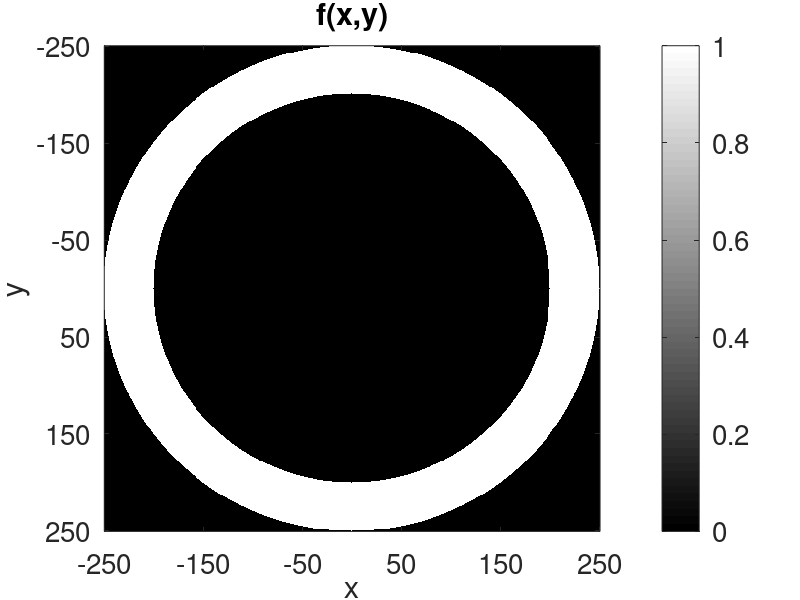
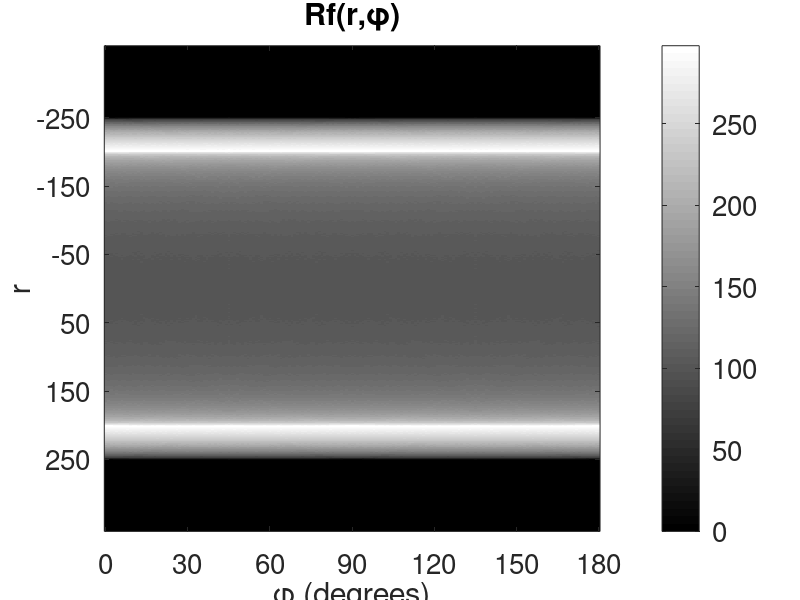

These figures' MATLAB source, in order:
pkg load image

% Create a logical image of a circle with specified
% diameter, center, and image size.
% First create the image.
imageSizeX = 500;
imageSizeY = 500;
[columnsInImage rowsInImage] = meshgrid(1:imageSizeX, 1:imageSizeY);
% Next create the circle in the image.
centerX = 250;
centerY = 250;
radius = 250;
circlePixels = (rowsInImage - centerY).^2 ...
    + (columnsInImage - centerX).^2 <= radius.^2;
% circlePixels is a 2D "logical" array.

I = zeros(500,500);
I(circlePixels) = 1;

centerX = 250;
centerY = 250;
radius = 200;
circlePixels = (rowsInImage - centerY).^2 ...
    + (columnsInImage - centerX).^2 <= radius.^2;

I(circlePixels) = 0;   

#imshow(I)
Seite = -250:250;
imagesc(Seite,Seite,I);
title('f(x,y)',"fontsize",20);
xlabel('x',"fontsize",20);
ylabel('y',"fontsize",20);
set(gca,'XTick',-250:100:250,"fontsize",20);
set(gca,'YTick',-250:100:250,"fontsize",20);
colormap(gray);
colorbar("fontsize",20)
print -dpng Ring

theta = 0:180;
[R,xp] = radon(I,theta);
imagesc(theta,xp,R);
title('Rf(r,\phi)',"fontsize",20);
xlabel('\phi (degrees)',"fontsize",20);
ylabel('r',"fontsize",20);
set(gca,'XTick',0:30:180,"fontsize",20);
set(gca,'YTick',-250:100:250,"fontsize",20);
colormap(gray);
colorbar("fontsize",20)
print -dpng RingRadon